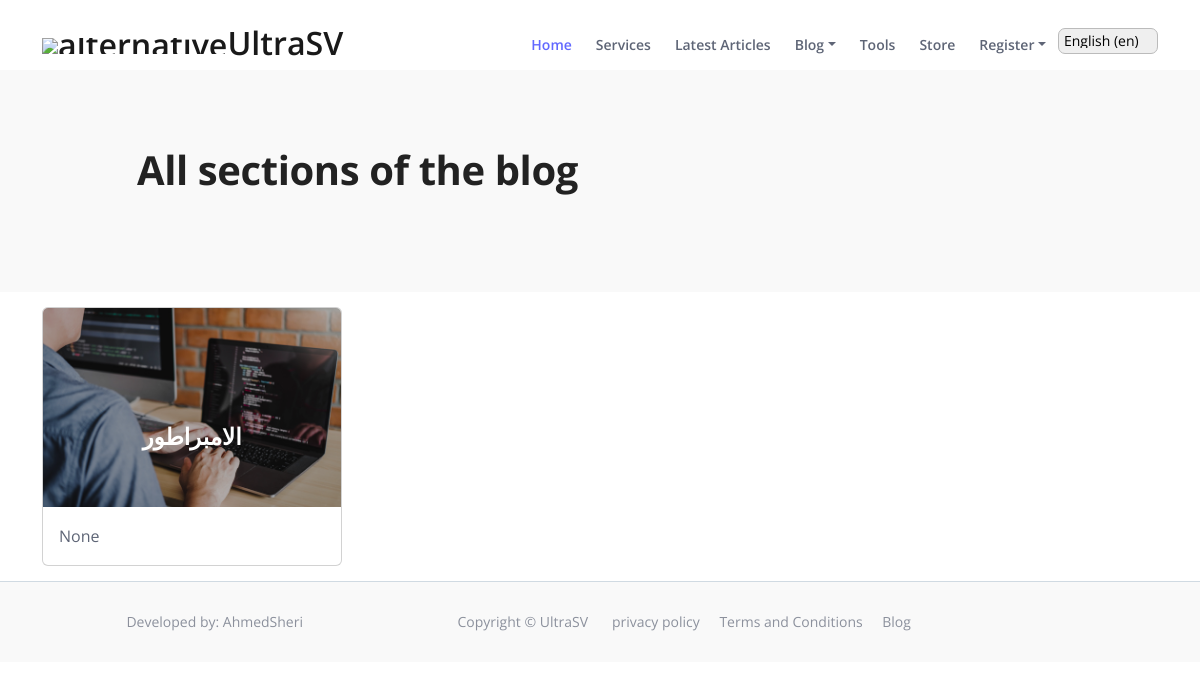
Page /en/blog/ on the committed database.
### blog/models.py (models this page shows)
class blogTypes(models.Model):
    name = models.CharField(max_length=255, verbose_name="اسم المدونة")
    desc = models.TextField(verbose_name="وصف", null=True, blank=True)
    img = models.ImageField(upload_to='blogTypes/img/', null=True, blank=True)
    img_desc = models.CharField(max_length=255, verbose_name="وصف الصورة", null=True, blank=True)
    keyword = models.TextField(verbose_name="كلمات مفتاحية", null=True, blank=True)
    created_date = models.DateTimeField(auto_now_add=True)
    def __str__(self):
        return self.name

### blog/views.py (the view)
# urls.py: path('', views.Blog, name="blog"),
def Blog(request):
    blog_types = blogTypes.objects.all()
    viewerCounter = ArticleViews.objects.all().count()
    return render(request, 'blog/blog.html', {'blog_types':blog_types, "viewerCounter":viewerCounter})

### blog/templatetags/loadArticleTypes.py (called while the page is built)
@register.simple_tag
def ArticleTypesObjects():
      return blogTypes.objects.all()

### templates/blog/blog.html (shortened to what this page needs)
{% extends 'base.html' %}
{% load static %}
{% load i18n %}
{% get_current_language as LANGUAGE_CODE %}
{% block links %}
<link rel="stylesheet" href="{% static 'css/blog.css' %}">
<link rel="stylesheet" href="{% static 'css/articles.css' %}">
{% endblock %}
{% block content %}
{% if LANGUAGE_CODE == "en" %}
<div>
    <header class="ex-header">
          <div class="container">
              <div class="row">
                  <div class="col-xl-10 offset-xl-1">
                      <h1>All sections of the blog</h1>
                  </div>
              </div>
          </div>
      </header>
      <div class="container blog-box">
          {% for blog_type in blog_types %}
          <div class="card blog-card">
              <div class="text-img">
                  {{blog_type.name}}
              </div>
              <img src="
              {% if blog_type.img %}
              {{blog_type.img.url}}
              {% endif %}
              " class="card-img-top" alt="{{blog_type.img_desc}}">
              <a class="clicker" href="{% url 'ShowArticles' blog_type.id %}"></a>
              <div class="card-body">
              <p class="card-text">{{blog_type.desc}}</p>
              </div>
          </div>
          {% endfor %}
          <br>
      </div>
  </div>
{% endif %}
{% endblock %}

### UltraSv/static/css/styles.css (style rules this page uses)
body, html { width: 100%; height: 100%; }
body, p { color: #5e6576; font: 400 1rem/1.625rem "Open Sans", sans-serif; }
h1 { color: #222222; font-weight: 700; font-size: 2.5rem; line-height: 3.25rem; letter-spacing: -0.4px; }
a { color: #5e6576; text-decoration: underline; }
.ex-header { padding-top: 9rem; padding-bottom: 5rem; background-color: #f9f9f9; }
@media (min-width: 1200px) { .container { max-width: 1140px; } }

### UltraSv/static/css/blog.css (style rules this page uses)
.blog-box { display:flex;flex-wrap: wrap;justify-content: flex-start;margin-bottom: 15px; }
.blog-card { width: 300px; margin-top:15px; margin-right: 15px; }
.blog-card img { filter: brightness(.7); }
.text-img { margin: auto; position: absolute; width: 100%; top: 45%; text-align: center; color: white; font-weight: bold; font-size: 23px; z-index: 998; }
.clicker { position: absolute; height: 100%; width: 100%; z-index: 999; }

### rows in the picture
blogTypes: name "الامبراطور", img (picture), desc "None"

### other values in the picture
form field language "English (en)"
